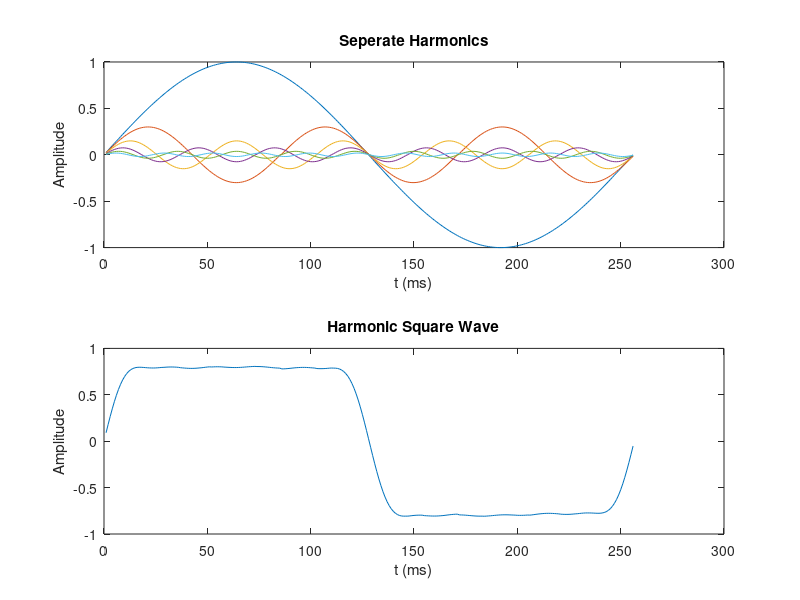

Write MATLAB code to recreate this figure.
% Task #3 & #4
clc
n = 1:256;
cos_val(n) = cos(2*pi*n/256);

%Task #4

wave2 = cos_val(mod(2*n,256)+1);

wave3 = cos_val(mod(4*n,256)+1);

wave4 = cos_val(mod(6*n,256)+1);

subplot(221)
plot(cos_val)
title('Fundemental')
xlabel('0 \leq t \leq 256  (ms)')
ylabel('Harmonic 1')
axis([0 256 -1 1])

subplot(222)
plot(wave2)
xlabel('0 \leq t \leq 256  (ms)')
ylabel('Harmonic 1')
title('First Harmonic')
axis([0 256 -1 1])

subplot(223)
plot(wave3)
xlabel('0 \leq t \leq 256  (ms)')
ylabel('Harmonic 2')
title('Second Harmonic')
axis([0 256 -1 1])

subplot(224)
plot(wave4)
xlabel('0 \leq t \leq 256  (ms)')
ylabel('Harmonic 3')
title('Third Harmonic')
axis([0 256 -1 1])

%Tasks #6,#7,#8

synth_1(n) = 10*cos_val(mod(n,256)+1);
synth_2(n) = 0.5*synth_1(mod((2*n+64),256)+1);
synth_3(n) = 0.25*synth_1(mod((3*n+128),256)+1);

subplot(311)
plot(n,synth_1)
xlabel('0 \leq t \leq 256  (ms)')
ylabel('Synthetic 1')
title('1st Wave')
axis([0 256 -10 10])

subplot(312)
plot(n,synth_2)
xlabel('0 \leq t \leq 256  (ms)')
ylabel('Synthetic 2')
title('2nd Wave')
axis([0 256 -10 10])

subplot(313)
plot(n,synth_3)
xlabel('0 \leq t \leq 256  (ms)')
ylabel('Synthetic 3')
title('3rd Wave')
axis([0 256 -10 10])



%Task #9

sin_val(n) = sin(2*pi*n/256);

square_1(n) = sin_val(mod(n,257));
square_3(n) = .3*square_1(mod(3*n,257));
square_5(n) = 0.15*square_1(mod(5*n,257));
square_7(n) = 0.075*square_1(mod(7*n,257));
square_9(n) = .0375*square_1(mod(9*n,257));
square_11(n) = 0.01875*square_1(mod(11*n,257));

subplot(211)
plot(n,square_1,n,square_3,n,square_5,n,square_7,n,square_9,n,square_11)
xlabel('t (ms)')
ylabel('Amplitude')
title ('Seperate Harmonics')

subplot(212)
harmonic = square_1 + square_3 + square_5 + square_7 + square_9 + square_11;
plot(n,harmonic)
xlabel('t (ms)')
ylabel('Amplitude')
title ('Harmonic Square Wave')


